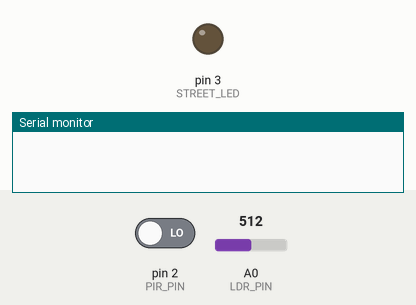
Simulated run of this sketch. Board: Arduino Uno, built with avr-gcc and run on an emulated ATmega328P. On the bench: output pins drawn as LEDs (lit = HIGH), the last lines printed to the serial monitor. The inputs (shaded band) are chosen by the test bench; at power-on: A0 (LDR_PIN) = 512, pin 2 (PIR_PIN) LOW.

Above: at 1.2 s.
1.3 s: A0 (LDR_PIN) set to 410
2.8 s: A0 (LDR_PIN) set to 390
At 3.4 s:
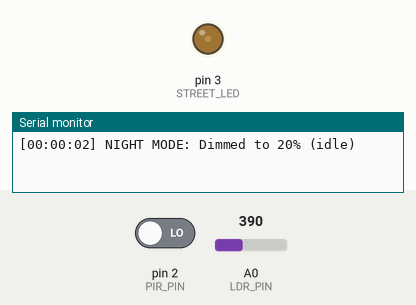
4.3 s: pin 2 (PIR_PIN) driven HIGH
At 4.7 s:
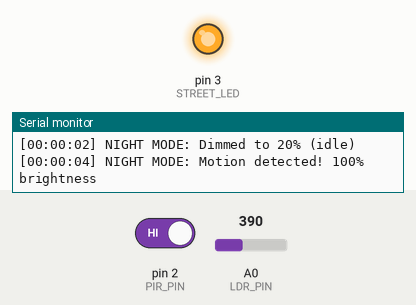
5.8 s: A0 (LDR_PIN) set to 511
At 7.0 s:
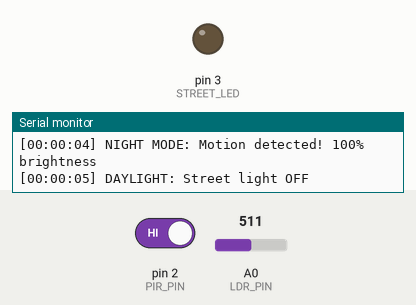
7.3 s: A0 (LDR_PIN) set to 306
At 8.4 s:
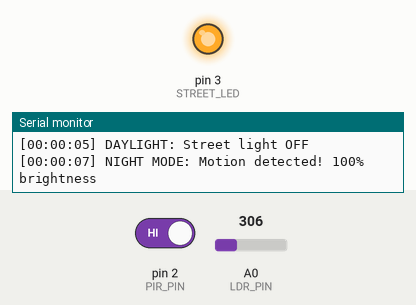
8.8 s: A0 (LDR_PIN) set to 716
At 9.6 s:
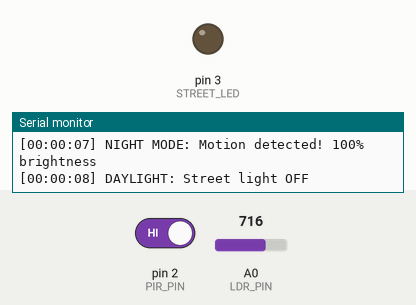
Timing chart, 0 to 11.3 s (numbered marks = the images above; inputs shaded):
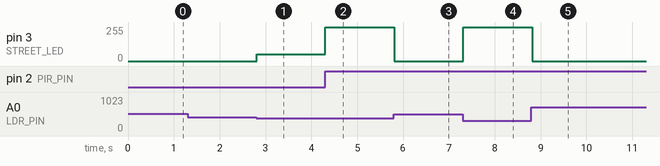

Measured:
- the behaviour switches between 400 and 399 on A0 (LDR_PIN) (found by bisection; images 0 and 1)
- after the input at 1.3 s, every drawn part: stays the same
- after the input at 2.8 s, pin 3 (STREET_LED): 0/255 → 51/255 at once
- after the input at 4.3 s, pin 3 (STREET_LED): 51/255 → 255/255 at once
- after the input at 5.8 s, pin 3 (STREET_LED): 255/255 → 0/255 at once
- after the input at 7.3 s, pin 3 (STREET_LED): 0/255 → 255/255 at once
- after the input at 8.8 s, pin 3 (STREET_LED): 255/255 → 0/255 at once

The sketch:

smart_street_light.ino
```cpp
// Pin Assignments
const int LDR_PIN    = A0;
const int PIR_PIN    = 2;
const int STREET_LED = 3; // PWM pin

// Calibration Thresholds
const int LDR_DARK_THRESHOLD = 400;

unsigned long motionStartMillis = 0;
bool motionActive = false;

// Track state ourselves instead of reading it back from the PWM pin
enum LightState { LIGHT_OFF, LIGHT_DIM, LIGHT_BRIGHT };
LightState currentState = LIGHT_OFF;
void setLight(LightState newState);
void setup() {
  pinMode(PIR_PIN, INPUT);
  pinMode(STREET_LED, OUTPUT);
  Serial.begin(9600);
}

void logEvent(String msg) {
  unsigned long s = millis() / 1000;
  int hh = s / 3600, mm = (s % 3600) / 60, ss = s % 60;
  Serial.print("[");
  if (hh < 10) Serial.print("0"); Serial.print(hh); Serial.print(":");
  if (mm < 10) Serial.print("0"); Serial.print(mm); Serial.print(":");
  if (ss < 10) Serial.print("0"); Serial.print(ss);
  Serial.print("] "); Serial.println(msg);
}

void setLight(LightState newState) {
  if (newState == currentState) return; // avoid spamming Serial every loop
  currentState = newState;
  switch (newState) {
    case LIGHT_OFF:    analogWrite(STREET_LED, 0);   logEvent("DAYLIGHT: Street light OFF"); break;
    case LIGHT_DIM:    analogWrite(STREET_LED, 51);  logEvent("NIGHT MODE: Dimmed to 20% (idle)"); break;
    case LIGHT_BRIGHT: analogWrite(STREET_LED, 255); logEvent("NIGHT MODE: Motion detected! 100% brightness"); break;
  }
}

void loop() {
  int ldrValue = analogRead(LDR_PIN);
  bool motionDetected = digitalRead(PIR_PIN);
  bool isDark = ldrValue < LDR_DARK_THRESHOLD;

  if (!isDark) {
    setLight(LIGHT_OFF);
    motionActive = false;
  } else {
    // It's dark
    if (motionDetected) {
      motionActive = true;
      motionStartMillis = millis();
      setLight(LIGHT_BRIGHT);
    } else if (motionActive && (millis() - motionStartMillis >= 30000)) {
      motionActive = false;
      setLight(LIGHT_DIM);
    } else if (currentState == LIGHT_OFF) {
      // Just became dark, no motion yet — go straight to dim baseline
      setLight(LIGHT_DIM);
    }
  }

  delay(100);
}
```
